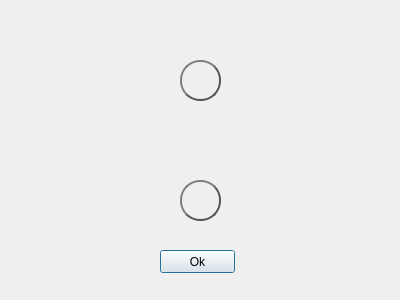
<?xml version="1.0" encoding="UTF-8"?>
<ui version="4.0">
 <class>GameOver</class>
 <widget class="QDialog" name="GameOver">
  <property name="enabled">
   <bool>true</bool>
  </property>
  <property name="geometry">
   <rect>
    <x>0</x>
    <y>0</y>
    <width>400</width>
    <height>300</height>
   </rect>
  </property>
  <property name="windowTitle">
   <string>Game over</string>
  </property>
  <widget class="QLabel" name="loser">
   <property name="geometry">
    <rect>
     <x>127</x>
     <y>20</y>
     <width>171</width>
     <height>21</height>
    </rect>
   </property>
   <property name="text">
    <string/>
   </property>
  </widget>
  <widget class="QPushButton" name="pushButton">
   <property name="geometry">
    <rect>
     <x>160</x>
     <y>250</y>
     <width>75</width>
     <height>23</height>
    </rect>
   </property>
   <property name="text">
    <string>Ok</string>
   </property>
  </widget>
  <widget class="QPushButton" name="loserButton">
   <property name="enabled">
    <bool>false</bool>
   </property>
   <property name="geometry">
    <rect>
     <x>180</x>
     <y>60</y>
     <width>41</width>
     <height>41</height>
    </rect>
   </property>
   <property name="minimumSize">
    <size>
     <width>0</width>
     <height>0</height>
    </size>
   </property>
   <property name="maximumSize">
    <size>
     <width>69</width>
     <height>16777215</height>
    </size>
   </property>
   <property name="styleSheet">
    <string notr="true">QPushButton {
    color: #333;
    border: 2px solid #555;
    border-radius: 20px;
    border-style: outset;
    background: qradialgradient(
        cx: 0.3, cy: -0.4, fx: 0.3, fy: -0.4,
        radius: 1.35, stop: 0 #fff, stop: 1 #888
        );
    padding: 5px;
    }

QPushButton:hover {
    background: qradialgradient(
        cx: 0.3, cy: -0.4, fx: 0.3, fy: -0.4,
        radius: 1.35, stop: 0 #fff, stop: 1 #bbb
        );
    }

QPushButton:pressed {
    border-style: inset;
    background: qradialgradient(
        cx: 0.4, cy: -0.1, fx: 0.4, fy: -0.1,
        radius: 1.35, stop: 0 #fff, stop: 1 #ddd
        );
    }</string>
   </property>
   <property name="text">
    <string/>
   </property>
   <property name="flat">
    <bool>false</bool>
   </property>
  </widget>
  <widget class="QLabel" name="winner">
   <property name="geometry">
    <rect>
     <x>127</x>
     <y>150</y>
     <width>171</width>
     <height>21</height>
    </rect>
   </property>
   <property name="text">
    <string/>
   </property>
  </widget>
  <widget class="QPushButton" name="winnerButton">
   <property name="enabled">
    <bool>false</bool>
   </property>
   <property name="geometry">
    <rect>
     <x>180</x>
     <y>180</y>
     <width>41</width>
     <height>41</height>
    </rect>
   </property>
   <property name="minimumSize">
    <size>
     <width>0</width>
     <height>0</height>
    </size>
   </property>
   <property name="maximumSize">
    <size>
     <width>69</width>
     <height>16777215</height>
    </size>
   </property>
   <property name="styleSheet">
    <string notr="true">QPushButton {
    color: #333;
    border: 2px solid #555;
    border-radius: 20px;
    border-style: outset;
    background: qradialgradient(
        cx: 0.3, cy: -0.4, fx: 0.3, fy: -0.4,
        radius: 1.35, stop: 0 #fff, stop: 1 #888
        );
    padding: 5px;
    }

QPushButton:hover {
    background: qradialgradient(
        cx: 0.3, cy: -0.4, fx: 0.3, fy: -0.4,
        radius: 1.35, stop: 0 #fff, stop: 1 #bbb
        );
    }

QPushButton:pressed {
    border-style: inset;
    background: qradialgradient(
        cx: 0.4, cy: -0.1, fx: 0.4, fy: -0.1,
        radius: 1.35, stop: 0 #fff, stop: 1 #ddd
        );
    }</string>
   </property>
   <property name="text">
    <string/>
   </property>
   <property name="flat">
    <bool>false</bool>
   </property>
  </widget>
 </widget>
 <resources/>
 <connections/>
</ui>
